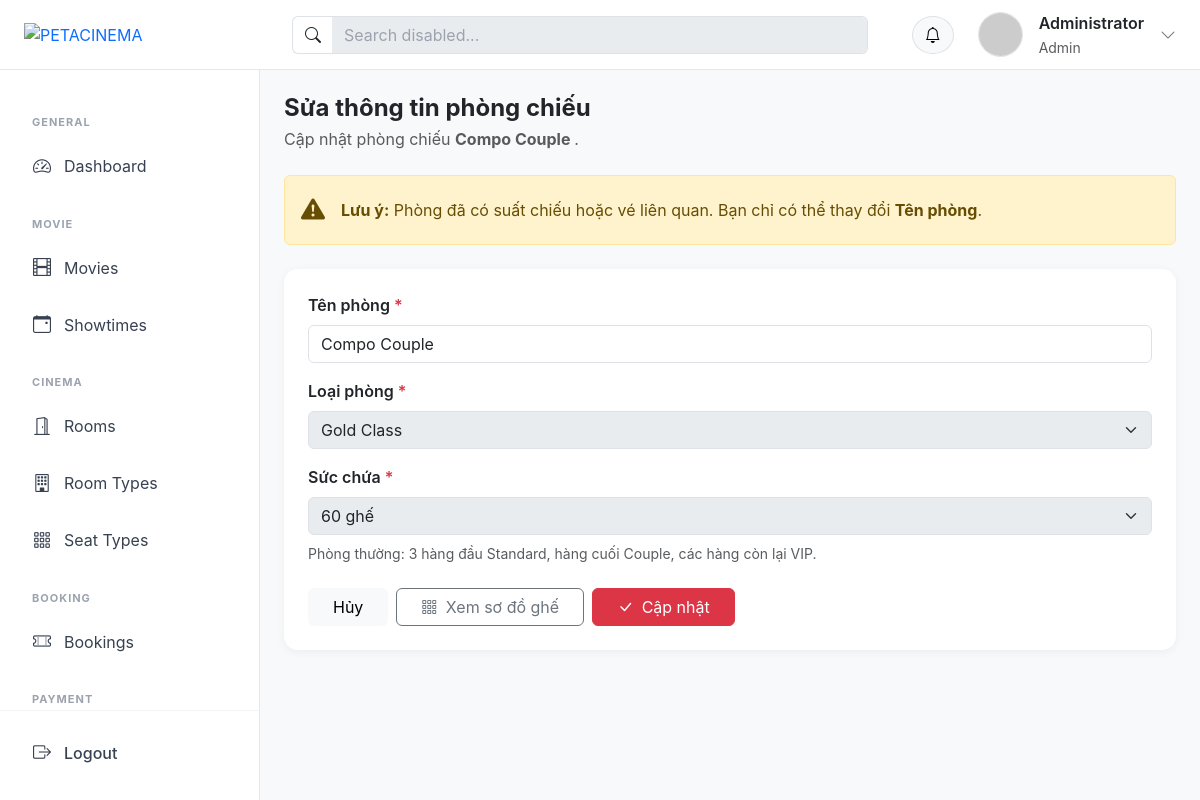
Page /?action=roomEdit&id=28 (signed in) on the committed database.
### tables this page shows
CREATE TABLE `rooms` (
  `id` int NOT NULL,
  `room_type_id` int NOT NULL,
  `name` varchar(100) NOT NULL,
  `total_seats` int NOT NULL
);

CREATE TABLE `room_types` (
  `id` int NOT NULL,
  `name` varchar(50) NOT NULL,
  `price_modifier` decimal(10,2) DEFAULT '0.00',
  `description` text
);

### controllers/RoomController.php (called while the page is built, shortened)
<?php
class RoomController
{
    public $roomModel;
    public function __construct()
    {
        $this->roomModel = new RoomModel();
    }
    public function edit()
    {
        $id = filter_input(
            INPUT_GET,
            'id',
            FILTER_VALIDATE_INT
        );
        $room = $this->roomModel->editById($id);
        $listRoomType =
            $this->roomModel->getRoomTypes();
        $old = $_SESSION['old_input'] ?? $room;
        require_once PATH_VIEW_ADMIN
            . 'layout/layout.php';
    }
}

### index.php (called while the page is built, shortened)
<?php
spl_autoload_register(function ($class) {
    $fileName = "$class.php";
    $fileModel              = PATH_MODEL . $fileName;
});
require_once './routes/index.php';

### models/BaseModel.php (called while the page is built, shortened)
<?php
class BaseModel
{
    public function __construct()
    {
        $dsn = sprintf('mysql:host=%s;port=%s;dbname=%s;charset=utf8', DB_HOST, DB_PORT, DB_NAME);
        try {
            $this->pdo = new PDO($dsn, DB_USERNAME, DB_PASSWORD, DB_OPTIONS);
        } catch (PDOException $e) {
            die("Kết nối cơ sở dữ liệu thất bại: {$e->getMessage()}. Vui lòng thử lại sau.");
        }
    }
}

### models/RoomModel.php (called while the page is built, shortened)
<?php
class RoomModel extends BaseModel
{
    public function getRoomTypes()
    {
        $sql = "SELECT *
                FROM room_types
                ORDER BY id ASC";
        $stmt = $this->pdo->prepare($sql);
        $stmt->execute();
        return $stmt->fetchAll();
    }
    public function editById($id)
    {
        $sql = "SELECT
                    rooms.*,
                    room_types.name AS room_type_name
                FROM rooms
                INNER JOIN room_types
                    ON rooms.room_type_id = room_types.id
                WHERE rooms.id = :id
                LIMIT 1";
        $stmt = $this->pdo->prepare($sql);
        $stmt->bindValue(':id', (int) $id, PDO::PARAM_INT);
        $stmt->execute();
        return $stmt->fetch();
    }
    public static function allowedCapacities()
    {
        return [60, 80, 100, 120, 200];
    }
}

### views/admin/rooms/edit.php (the view, shortened to what this page needs)
<?php
$allowedCapacities = RoomModel::allowedCapacities();
$isLayoutLocked = (
    !empty($hasShowtimes)
    || !empty($hasTickets)
);
$currentRoomTypeId = (int) (
    $old['room_type_id']
    ?? $room['room_type_id']
);
$currentTotalSeats = (int) (
    $old['total_seats']
    ?? $room['total_seats']
);
?>
<div class="mb-4">
    <h4 class="mb-1 fw-bold">
        Sửa thông tin phòng chiếu
    </h4>
    <p class="text-muted mb-0">
        Cập nhật phòng chiếu
        <strong>
            <?= htmlspecialchars(
                $room['name'] ?? '',
                ENT_QUOTES,
                'UTF-8'
            ) ?>
        </strong>.
    </p>
</div>
<?php if ($isLayoutLocked): ?>
    <div
        class="alert alert-warning mb-4
               d-flex align-items-center"
        role="alert"
    >
        <i class="bi bi-exclamation-triangle-fill fs-4 me-3"></i>
        <div>
            <strong>Lưu ý:</strong>
            Phòng đã có suất chiếu hoặc vé liên quan.
            Bạn chỉ có thể thay đổi
            <strong>Tên phòng</strong>.
        </div>
    </div>
<?php endif; ?>
<div class="card">
    <div class="card-body p-4">
        <form
            method="POST"
            action="?action=roomEditProcess&id=<?= (int) $room['id'] ?>"
            id="roomEditForm"
        >
            <div class="mb-3">
                <label class="form-label fw-semibold">
                    Tên phòng
                    <span class="text-danger">*</span>
                </label>
                <input
                    type="text"
                    name="name"
                    class="form-control"
                    value="<?= htmlspecialchars(
                        $old['name']
                            ?? $room['name']
                            ?? '',
                        ENT_QUOTES,
                        'UTF-8'
                    ) ?>"
                    maxlength="100"
                    required
                >
            </div>
            <div class="mb-3">
                <label class="form-label fw-semibold">
                    Loại phòng
                    <span class="text-danger">*</span>
                </label>
                <select
                    name="room_type_id"
                    id="room_type_id"
                    class="form-select"
                    required
                    <?= $isLayoutLocked ? 'disabled' : '' ?>
                >
                    <?php foreach ($listRoomType as $roomType): ?>
                        <option
                            value="<?= (int) $roomType['id'] ?>"
                            data-name="<?= htmlspecialchars(
                                $roomType['name'],
                                ENT_QUOTES,
                                'UTF-8'
                            ) ?>"
                            <?= (
                                $currentRoomTypeId
                                === (int) $roomType['id']
                            ) ? 'selected' : '' ?>
                        >
                            <?= htmlspecialchars(
                                $roomType['name'],
                                ENT_QUOTES,
                                'UTF-8'
                            ) ?>
                        </option>
                    <?php endforeach; ?>
                </select>
            </div>
            <div class="mb-4">
                <label class="form-label fw-semibold">
                    Sức chứa
                    <span class="text-danger">*</span>
                </label>
                <select
                    name="total_seats"
                    id="total_seats"
                    class="form-select"
                    required
                    <?= $isLayoutLocked ? 'disabled' : '' ?>
                >
                    <?php foreach ($allowedCapacities as $capacity): ?>
                        <option
                            value="<?= (int) $capacity ?>"
                            <?= (
                                $currentTotalSeats
                                === (int) $capacity
                            ) ? 'selected' : '' ?>
                        >
                            <?= (int) $capacity ?> ghế
                        </option>
                    <?php endforeach; ?>
                </select>
                <div
                    id="capacityHelp"
                    class="form-text mt-2"
                >
                    Phòng thường: 3 hàng đầu Standard,
                    hàng cuối Couple, các hàng còn lại VIP.
                </div>
            </div>
            <div class="d-flex flex-wrap gap-2">
                <a
                    href="?action=rooms"
                    class="btn btn-light px-4"
                >
                    Hủy
                </a>
                <a
                    href="?action=roomSeats&id=<?= (int) $room['id'] ?>"
                    class="btn btn-outline-secondary px-4"
                >
                    <i class="bi bi-grid-3x3-gap me-1"></i>
                    Xem sơ đồ ghế
                </a>
                <button
                    type="submit"
                    class="btn btn-danger px-4"
                >
                    <i class="bi bi-check-lg me-1"></i>
                    Cập nhật
                </button>
            </div>
        </form>
    </div>
</div>

### assets/css/admin.css (style rules this page uses)
:root { --header-height: 70px; --sidebar-width: 260px; }
body { margin: 0; background: #f8f9fa; font-family: "Inter", -apple-system, BlinkMacSystemFont, "Segoe UI", Roboto, sans-serif; min-height: 100vh; }
.card { border: none; border-radius: 14px; box-shadow: 0 2px 10px rgba(0, 0, 0, 0.05); }

### rows in the picture
rooms: name "Compo Couple", room_type_id "Gold Class", total_seats "60 ghế"

### other values in the picture
$user['fullname'] "Administrator"
$user['role'] "Admin"
